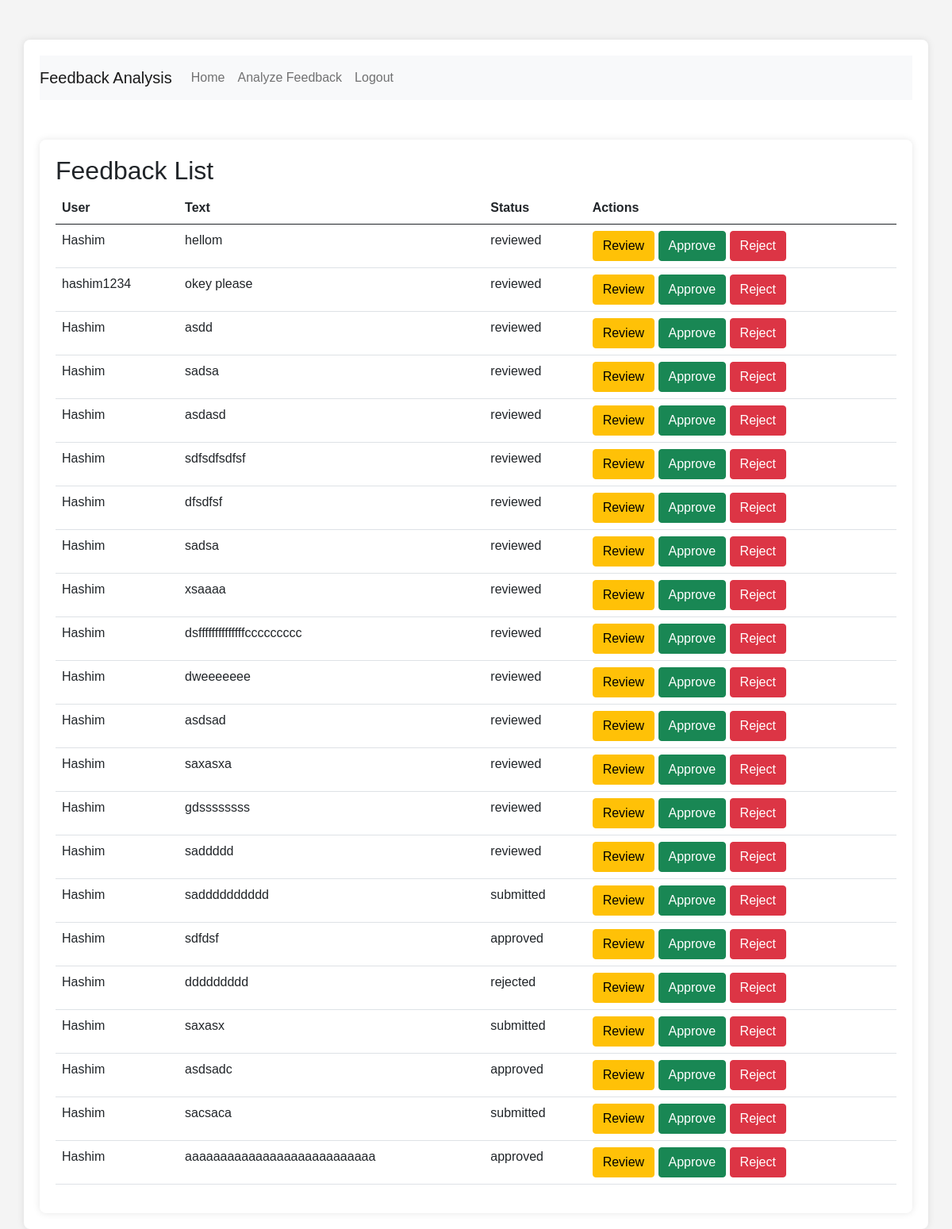
/home/feedback_list/ (signed in), run on an earlier commit of the app's database.
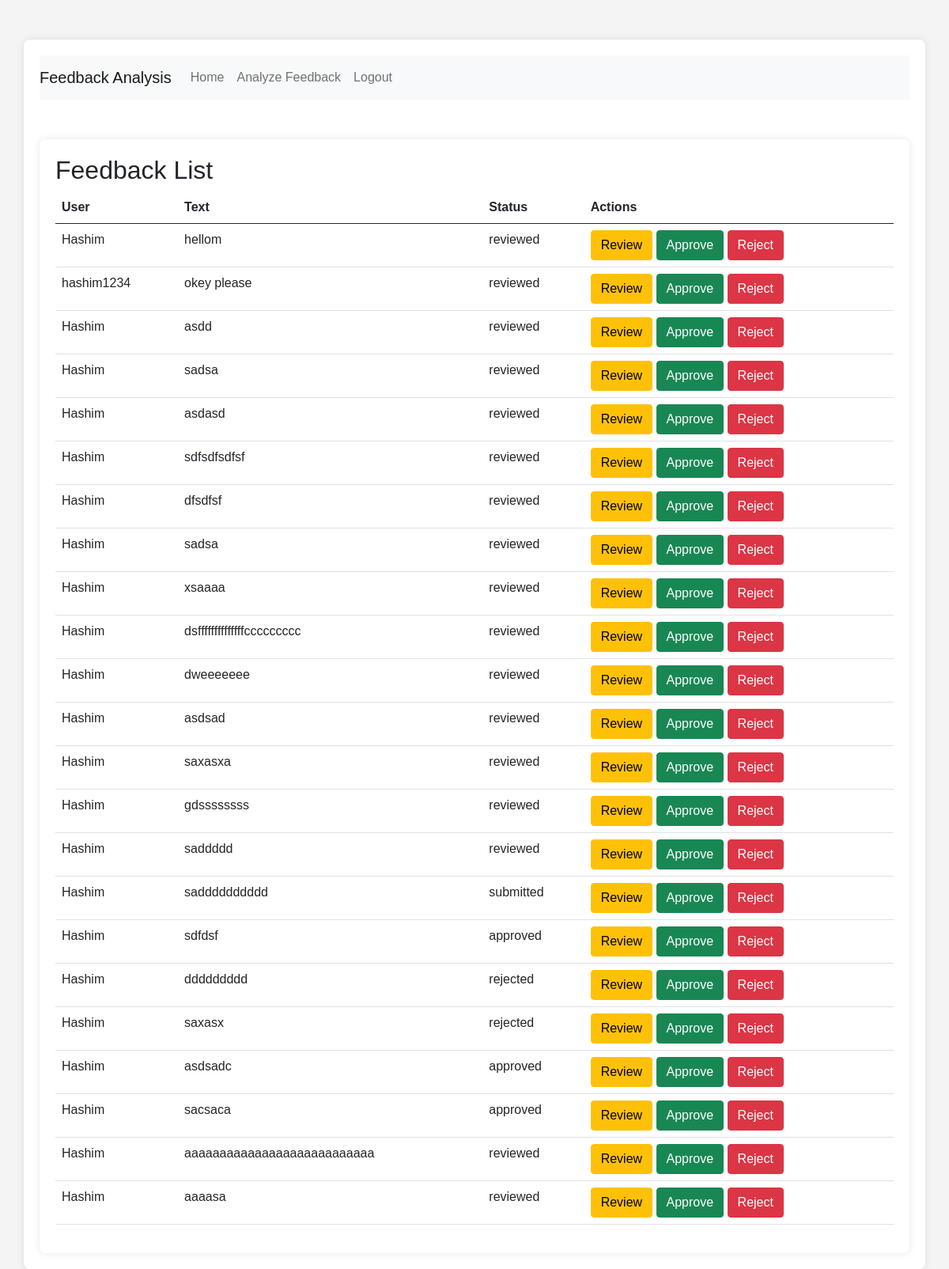
And on a later commit of the database.
### feedback/models.py (models this page shows, shortened)
class Feedback(models.Model):
    STATUS_CHOICES = (
        ('submitted', 'Submitted'),
        ('reviewed', 'Reviewed'),
        ('approved', 'Approved'),
        ('rejected', 'Rejected'),
    )
    user = models.ForeignKey(CustomUser, on_delete=models.CASCADE)
    text = models.TextField()
    status = models.CharField(max_length=10, choices=STATUS_CHOICES, default='submitted')
    submitted_at = models.DateTimeField(auto_now_add=True)
    reviewed_at = models.DateTimeField(null=True, blank=True)
    approved_at = models.DateTimeField(null=True, blank=True)
    rejected_at = models.DateTimeField(null=True, blank=True)

class CustomUser(AbstractUser):
    ROLE_CHOICES = (
        ('admin', 'Admin'),
        ('manager', 'Manager'),
        ('user', 'User'),
    )
    role = models.CharField(max_length=10, choices=ROLE_CHOICES, default='user')

### feedback/views.py (the view)
# urls.py: path('feedback_list/', feedback_list, name='feedback_list'),
@login_required
@user_passes_test(lambda u: u.role in ['manager', 'admin'])
def feedback_list(request):
    feedbacks = Feedback.objects.all()
    return render(request, 'feedback/feedback_list.html', {'feedbacks': feedbacks})

### feedback/templates/feedback/feedback_list.html (shortened to what this page needs)
{% extends "base_generic.html" %}
{% block content %}
  <h2>Feedback List</h2>
  <table class="table">
    <thead>
      <tr>
        <th>User</th>
        <th>Text</th>
        <th>Status</th>
        <th>Actions</th>
      </tr>
    </thead>
    <tbody>
      {% for feedback in feedbacks %}
        <tr>
          <td>{{ feedback.user.username }}</td>
          <td>{{ feedback.text }}</td>
          <td>{{ feedback.status }}</td>
          <td>
            {% if user.role == 'manager' or user.role == 'admin' %}
              <form action="{% url 'review_feedback' feedback.id %}" method="post" style="display:inline;">
                <button type="submit" class="btn btn-warning">Review</button>
              </form>
            {% endif %}
            {% if user.role == 'admin' %}
              <form action="{% url 'approve_feedback' feedback.id %}" method="post" style="display:inline;">
                <button type="submit" class="btn btn-success">Approve</button>
              </form>
              <form action="{% url 'reject_feedback' feedback.id %}" method="post" style="display:inline;">
                <button type="submit" class="btn btn-danger">Reject</button>
              </form>
            {% endif %}
          </td>
        </tr>
      {% endfor %}
    </tbody>
  </table>
{% endblock %}

What changed in the data, as far as the page shows it:
changed Feedback "saxasx": status "submitted" → "rejected"
changed Feedback "sacsaca": status "submitted" → "approved"
changed Feedback "aaaaaaaaaaaaaaaaaaaaaaaaaaa": status "approved" → "reviewed"
added Feedback: user.username "Hashim", text "aaaasa", status "reviewed"
